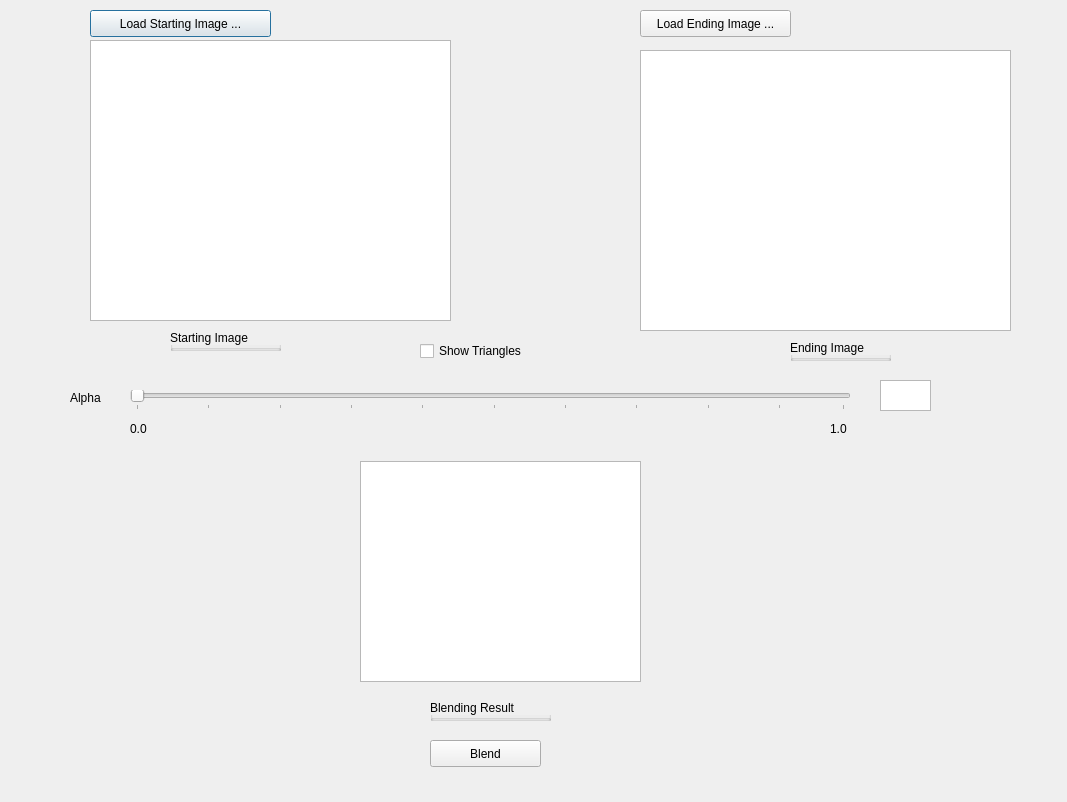
<?xml version="1.0" encoding="UTF-8"?>
<ui version="4.0">
 <class>Dialog</class>
 <widget class="QDialog" name="Dialog">
  <property name="geometry">
   <rect>
    <x>0</x>
    <y>0</y>
    <width>1067</width>
    <height>802</height>
   </rect>
  </property>
  <property name="windowTitle">
   <string>Dialog</string>
  </property>
  <widget class="QPushButton" name="objLoadStartingImage">
   <property name="geometry">
    <rect>
     <x>90</x>
     <y>10</y>
     <width>181</width>
     <height>27</height>
    </rect>
   </property>
   <property name="text">
    <string>Load Starting Image ...</string>
   </property>
  </widget>
  <widget class="QPushButton" name="objLoadEndingImage">
   <property name="geometry">
    <rect>
     <x>640</x>
     <y>10</y>
     <width>151</width>
     <height>27</height>
    </rect>
   </property>
   <property name="text">
    <string>Load Ending Image ...</string>
   </property>
  </widget>
  <widget class="QCheckBox" name="objShowTriangle">
   <property name="geometry">
    <rect>
     <x>420</x>
     <y>340</y>
     <width>131</width>
     <height>22</height>
    </rect>
   </property>
   <property name="text">
    <string>Show Triangles</string>
   </property>
  </widget>
  <widget class="QPushButton" name="objButtonBlend">
   <property name="geometry">
    <rect>
     <x>430</x>
     <y>740</y>
     <width>111</width>
     <height>27</height>
    </rect>
   </property>
   <property name="text">
    <string>Blend</string>
   </property>
  </widget>
  <widget class="QGroupBox" name="groupBox">
   <property name="geometry">
    <rect>
     <x>170</x>
     <y>330</y>
     <width>111</width>
     <height>21</height>
    </rect>
   </property>
   <property name="title">
    <string>Starting Image</string>
   </property>
  </widget>
  <widget class="QGroupBox" name="groupBox_2">
   <property name="geometry">
    <rect>
     <x>790</x>
     <y>340</y>
     <width>101</width>
     <height>21</height>
    </rect>
   </property>
   <property name="title">
    <string>Ending Image</string>
   </property>
  </widget>
  <widget class="QGroupBox" name="groupBox_3">
   <property name="geometry">
    <rect>
     <x>430</x>
     <y>700</y>
     <width>121</width>
     <height>21</height>
    </rect>
   </property>
   <property name="title">
    <string>Blending Result</string>
   </property>
  </widget>
  <widget class="QSlider" name="horizontalSlider">
   <property name="geometry">
    <rect>
     <x>130</x>
     <y>390</y>
     <width>721</width>
     <height>20</height>
    </rect>
   </property>
   <property name="orientation">
    <enum>Qt::Horizontal</enum>
   </property>
   <property name="tickPosition">
    <enum>QSlider::TicksBelow</enum>
   </property>
   <property name="tickInterval">
    <number>10</number>
   </property>
  </widget>
  <widget class="QLabel" name="label">
   <property name="geometry">
    <rect>
     <x>70</x>
     <y>390</y>
     <width>41</width>
     <height>16</height>
    </rect>
   </property>
   <property name="text">
    <string>Alpha</string>
   </property>
  </widget>
  <widget class="QLabel" name="label_2">
   <property name="geometry">
    <rect>
     <x>130</x>
     <y>420</y>
     <width>31</width>
     <height>17</height>
    </rect>
   </property>
   <property name="text">
    <string>0.0</string>
   </property>
  </widget>
  <widget class="QLabel" name="label_3">
   <property name="geometry">
    <rect>
     <x>830</x>
     <y>420</y>
     <width>41</width>
     <height>17</height>
    </rect>
   </property>
   <property name="text">
    <string>1.0</string>
   </property>
  </widget>
  <widget class="QGraphicsView" name="objGraphicLeft">
   <property name="geometry">
    <rect>
     <x>90</x>
     <y>40</y>
     <width>361</width>
     <height>281</height>
    </rect>
   </property>
  </widget>
  <widget class="QGraphicsView" name="objGraphicsRight">
   <property name="geometry">
    <rect>
     <x>640</x>
     <y>50</y>
     <width>371</width>
     <height>281</height>
    </rect>
   </property>
  </widget>
  <widget class="QGraphicsView" name="objGraphicsBottom">
   <property name="geometry">
    <rect>
     <x>360</x>
     <y>461</y>
     <width>281</width>
     <height>221</height>
    </rect>
   </property>
  </widget>
  <widget class="QTextEdit" name="right00">
   <property name="geometry">
    <rect>
     <x>880</x>
     <y>380</y>
     <width>51</width>
     <height>31</height>
    </rect>
   </property>
   <property name="html">
    <string>&lt;!DOCTYPE HTML PUBLIC &quot;-//W3C//DTD HTML 4.0//EN&quot; &quot;http://www.w3.org/TR/REC-html40/strict.dtd&quot;&gt;
&lt;html&gt;&lt;head&gt;&lt;meta name=&quot;qrichtext&quot; content=&quot;1&quot; /&gt;&lt;style type=&quot;text/css&quot;&gt;
p, li { white-space: pre-wrap; }
&lt;/style&gt;&lt;/head&gt;&lt;body style=&quot; font-family:'Sans'; font-size:10pt; font-weight:400; font-style:normal;&quot;&gt;
&lt;p style=&quot;-qt-paragraph-type:empty; margin-top:0px; margin-bottom:0px; margin-left:0px; margin-right:0px; -qt-block-indent:0; text-indent:0px;&quot;&gt;&lt;/p&gt;&lt;/body&gt;&lt;/html&gt;</string>
   </property>
  </widget>
 </widget>
 <resources/>
 <connections/>
</ui>
